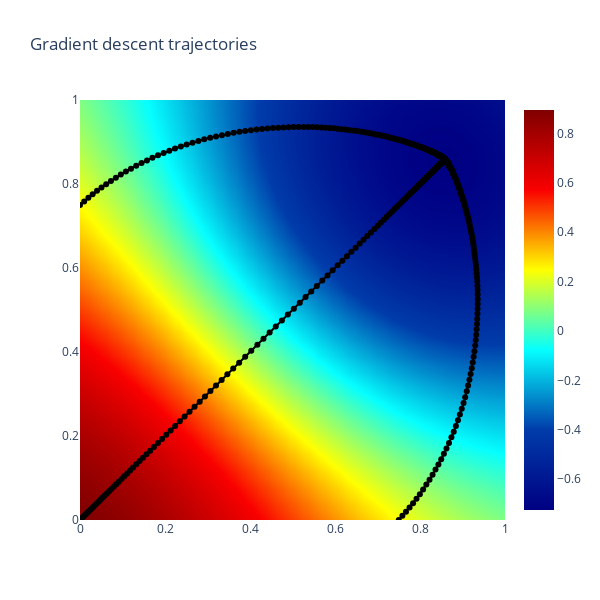

The cell this chart's notebook holds for it:
### Markdown cell above
Строим график

### Code cell
fig =  make_subplots(rows=1, cols=1 ,print_grid=False)

fig.add_trace(go.Heatmap(x=x,y=y,z=z,colorscale='jet',zsmooth = 'best'),row=1,col=1)

fig.add_trace(go.Scatter(x=track_1_x, y=track_1_y,line=dict(color='black', width=2),mode='lines+markers') ,row=1, col=1)
fig.add_trace(go.Scatter(x=track_2_x, y=track_2_y,line=dict(color='black', width=2),mode='lines+markers') ,row=1, col=1)
fig.add_trace(go.Scatter(x=track_3_x, y=track_3_y,line=dict(color='black', width=2),mode='lines+markers') ,row=1, col=1)

fig.update_layout(height=600,width=600,showlegend=False,title='Gradient descent trajectories')

fig.update_xaxes(range=[0,1])
fig.update_yaxes(range=[0,1])

fig.show()

### Figure 1 — Plotly figure (JSON) as saved in the notebook; plotly's stock layout.template omitted (floating-point values rounded to 4 significant figures; data arrays with more than 128 entries replaced by an {"elided": "..."} marker saying what was removed)
{"data": [{"colorscale": [[0, "rgb(0,0,131)"], [0.2, "rgb(0,60,170)"], [0.4, "rgb(5,255,255)"], [0.6, "rgb(255,255,0)"], [0.8, "rgb(250,0,0)"], [1, "rgb(128,0,0)"]], "type": "heatmap", "x": [0, 0.0101, 0.0202, 0.0303, 0.0404, 0.05051, 0.06061, 0.07071, 0.08081, 0.09091, 0.101, 0.1111, 0.1212, 0.1313, 0.1414, 0.1515, 0.1616, 0.1717, 0.1818, 0.1919, 0.202, 0.2121, 0.2222, 0.2323, 0.2424, 0.2525, 0.2626, 0.2727, 0.2828, 0.2929, 0.303, 0.3131, 0.3232, 0.3333, 0.3434, 0.3535, 0.3636, 0.3737, 0.3838, 0.3939, 0.404, 0.4141, 0.4242, 0.4343, 0.4444, 0.4545, 0.4646, 0.4747, 0.4848, 0.4949, 0.5051, 0.5152, 0.5253, 0.5354, 0.5455, 0.5556, 0.5657, 0.5758, 0.5859, 0.596, 0.6061, 0.6162, 0.6263, 0.6364, 0.6465, 0.6566, 0.6667, 0.6768, 0.6869, 0.697, 0.7071, 0.7172, 0.7273, 0.7374, 0.7475, 0.7576, 0.7677, 0.7778, 0.7879, 0.798, 0.8081, 0.8182, 0.8283, 0.8384, 0.8485, 0.8586, 0.8687, 0.8788, 0.8889, 0.899, 0.9091, 0.9192, 0.9293, 0.9394, 0.9495, 0.9596, 0.9697, 0.9798, 0.9899, 1], "xaxis": "x", "y": [0, 0.0101, 0.0202, 0.0303, 0.0404, 0.05051, 0.06061, 0.07071, 0.08081, 0.09091, 0.101, 0.1111, 0.1212, 0.1313, 0.1414, 0.1515, 0.1616, 0.1717, 0.1818, 0.1919, 0.202, 0.2121, 0.2222, 0.2323, 0.2424, 0.2525, 0.2626, 0.2727, 0.2828, 0.2929, 0.303, 0.3131, 0.3232, 0.3333, 0.3434, 0.3535, 0.3636, 0.3737, 0.3838, 0.3939, 0.404, 0.4141, 0.4242, 0.4343, 0.4444, 0.4545, 0.4646, 0.4747, 0.4848, 0.4949, 0.5051, 0.5152, 0.5253, 0.5354, 0.5455, 0.5556, 0.5657, 0.5758, 0.5859, 0.596, 0.6061, 0.6162, 0.6263, 0.6364, 0.6465, 0.6566, 0.6667, 0.6768, 0.6869, 0.697, 0.7071, 0.7172, 0.7273, 0.7374, 0.7475, 0.7576, 0.7677, 0.7778, 0.7879, 0.798, 0.8081, 0.8182, 0.8283, 0.8384, 0.8485, 0.8586, 0.8687, 0.8788, 0.8889, 0.899, 0.9091, 0.9192, 0.9293, 0.9394, 0.9495, 0.9596, 0.9697, 0.9798, 0.9899, 1], "yaxis": "y", "z": {"elided": "100x100 float values"}, "zsmooth": "best"}, {"line": {"color": "black", "width": 2}, "mode": "lines+markers", "type": "scatter", "x": {"elided": "501 float values"}, "xaxis": "x", "y": {"elided": "501 float values"}, "yaxis": "y"}, {"line": {"color": "black", "width": 2}, "mode": "lines+markers", "type": "scatter", "x": {"elided": "501 float values"}, "xaxis": "x", "y": {"elided": "501 float values"}, "yaxis": "y"}, {"line": {"color": "black", "width": 2}, "mode": "lines+markers", "type": "scatter", "x": {"elided": "501 float values"}, "xaxis": "x", "y": {"elided": "501 float values"}, "yaxis": "y"}], "layout": {"height": 600, "showlegend": false, "title": {"text": "Gradient descent trajectories"}, "width": 600, "xaxis": {"anchor": "y", "domain": [0, 1], "range": [0, 1]}, "yaxis": {"anchor": "x", "domain": [0, 1], "range": [0, 1]}}}
